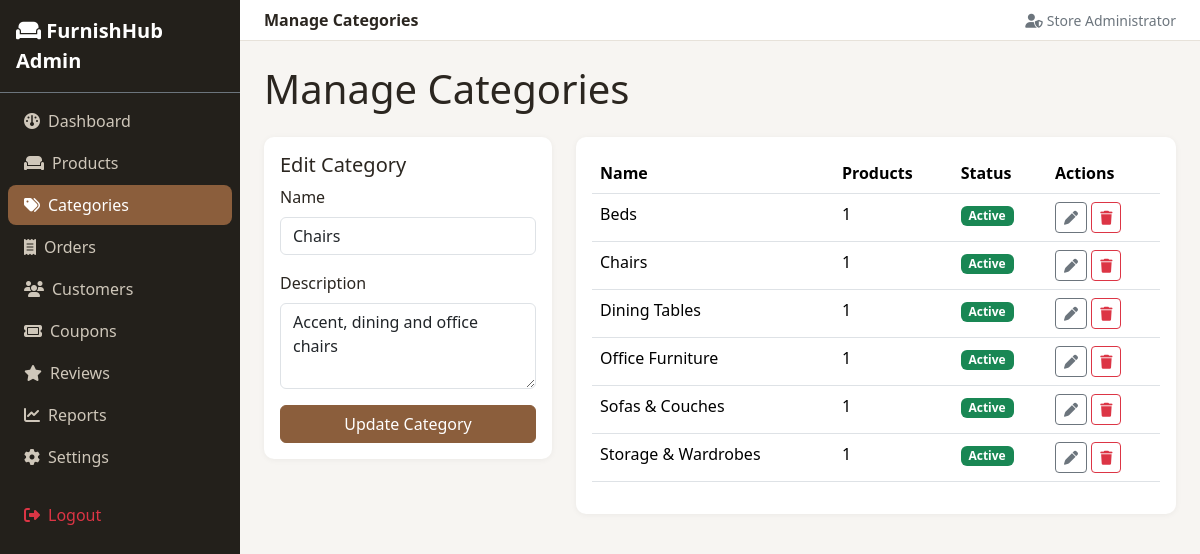
/admin/categories/index.php?edit=4 (signed in), run on the app's committed database.
### tables this page shows
CREATE TABLE categories (
    id INT AUTO_INCREMENT PRIMARY KEY,
    name VARCHAR(100) NOT NULL,
    slug VARCHAR(120) NOT NULL UNIQUE,
    description TEXT,
    image VARCHAR(255) DEFAULT NULL,
    parent_id INT DEFAULT NULL,
    status ENUM('active','inactive') NOT NULL DEFAULT 'active',
    created_at DATETIME NOT NULL DEFAULT CURRENT_TIMESTAMP,
    FOREIGN KEY (parent_id) REFERENCES categories(id) ON DELETE SET NULL,
    INDEX idx_categories_slug (slug)
);

### includes/functions.php (called while the page is built, shortened)
<?php
function e(?string $value): string
{
    return htmlspecialchars($value ?? '', ENT_QUOTES, 'UTF-8');
}
function csrf_token(): string
{
    return $_SESSION['csrf_token'];
}

### admin/categories/index.php (the view, shortened to what this page needs)
<?php
require_once __DIR__ . '/../../config/config.php';
$editing = null;
if (isset($_GET['edit'])) {
    $stmt = $pdo->prepare('SELECT * FROM categories WHERE id = ?');
    $stmt->execute([(int) $_GET['edit']]);
    $editing = $stmt->fetch();
}
$categories = $pdo->query(
    "SELECT c.*, (SELECT COUNT(*) FROM products p WHERE p.category_id = c.id) AS product_count
     FROM categories c ORDER BY c.name"
)->fetchAll();
include __DIR__ . '/../../includes/header.php';
include __DIR__ . '/../sidebar.php';
?>
<h1 class="mb-4">Manage Categories</h1>
<div class="row g-4">
  <div class="col-lg-4">
    <div class="admin-card p-3">
      <h5><?= $editing ? 'Edit Category' : 'Add Category' ?></h5>
      <form method="POST">
        <div class="mb-3"><label class="form-label">Name</label><input type="text" name="name" class="form-control" value="<?= e($editing['name'] ?? '') ?>" required></div>
        <div class="mb-3"><label class="form-label">Description</label><textarea name="description" class="form-control" rows="3"><?= e($editing['description'] ?? '') ?></textarea></div>
        <button type="submit" class="btn btn-brand w-100"><?= $editing ? 'Update' : 'Add' ?> Category</button>
      </form>
    </div>
  </div>
  <div class="col-lg-8">
    <div class="admin-card p-3">
      <table class="table">
        <thead><tr><th>Name</th><th>Products</th><th>Status</th><th>Actions</th></tr></thead>
        <tbody>
        <?php foreach ($categories as $cat): ?>
          <tr>
            <td><?= e($cat['name']) ?></td>
            <td><?= (int) $cat['product_count'] ?></td>
            <td><a href="?toggle=<?= (int) $cat['id'] ?>&csrf=<?= e(csrf_token()) ?>" class="badge <?= $cat['status'] === 'active' ? 'bg-success' : 'bg-secondary' ?> text-decoration-none"><?= e(ucfirst($cat['status'])) ?></a></td>
            <td>
              <a href="?edit=<?= (int) $cat['id'] ?>" class="btn btn-sm btn-outline-secondary"><i class="fa-solid fa-pen"></i></a>
              <a href="?delete=<?= (int) $cat['id'] ?>&csrf=<?= e(csrf_token()) ?>" class="btn btn-sm btn-outline-danger delete-confirm-link"><i class="fa-solid fa-trash"></i></a>
            </td>
          </tr>
        <?php endforeach; ?>
        </tbody>
      </table>
    </div>
  </div>
</div>
<?php include __DIR__ . '/../footer.php'; ?>

### assets/css/style.css (style rules this page uses)
:root { --brand: #8b5e3c; --brand-dark: #6e4a2f; --brand-light: #f4e9df; --text-dark: #2b2620; }
body { font-family: 'Segoe UI', Roboto, -apple-system, sans-serif; color: var(--text-dark); }
.btn-brand { background-color: var(--brand); border-color: var(--brand); color: #fff; }
.admin-card { background: #fff; border-radius: 10px; box-shadow: 0 1px 6px rgba(0,0,0,0.05); }

### data on the page
categories: name "Chairs", description "Accent, dining and office chairs", product_count "1", status "Active"
categories: name "Beds", product_count "1", status "Active"
categories: name "Dining Tables", product_count "1", status "Active"
categories: name "Office Furniture", product_count "1", status "Active"
categories: name "Sofas & Couches", product_count "1", status "Active"
categories: name "Storage & Wardrobes", product_count "1", status "Active"

### other printed values
SITE_NAME "FurnishHub"
$pageTitle "Manage Categories"
$_SESSION['full_name'] "Store Administrator"
